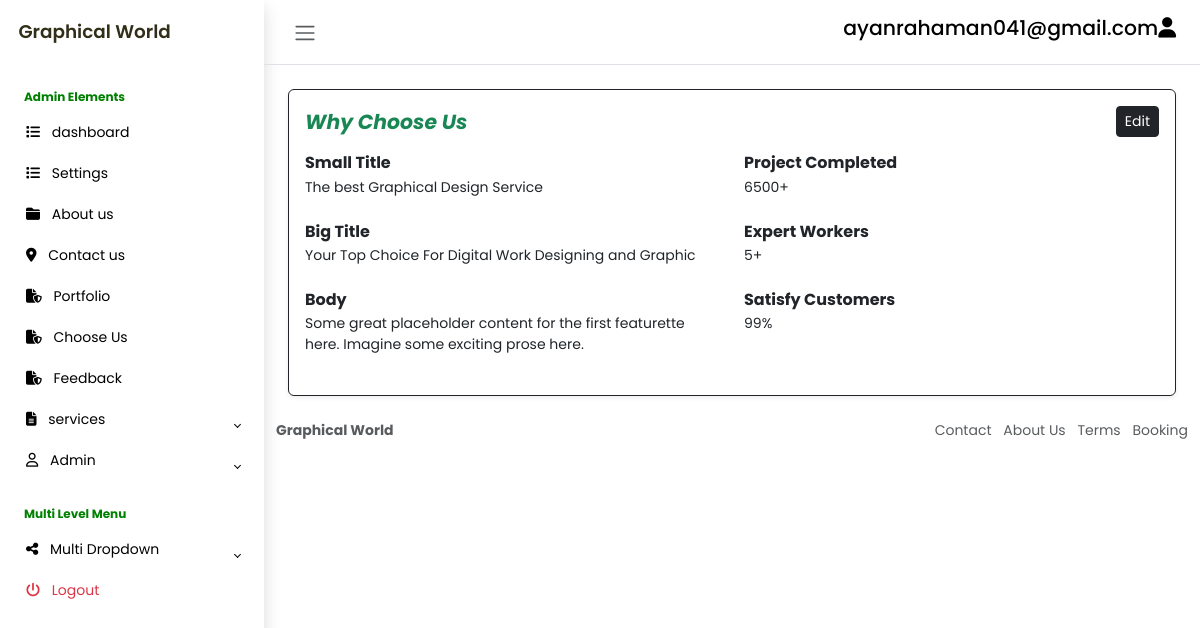
The page /dashboard/choose_us.php (signed in) on the database its author committed.
### tables this page shows
CREATE TABLE `choose_us` (
  `id` int(11) NOT NULL,
  `small_title` varchar(255) DEFAULT NULL,
  `big_title` varchar(255) DEFAULT NULL,
  `body` varchar(255) DEFAULT NULL,
  `p_completed` varchar(255) DEFAULT NULL,
  `e_workers` varchar(255) DEFAULT NULL,
  `s_customer` varchar(255) DEFAULT NULL
);

### dashboard/choose_us.php (the view, shortened to what this page needs)
<!DOCTYPE html>
<html lang="en">
<head>
    <link rel="stylesheet" href="https://cdn.jsdelivr.net/npm/bootstrap@5.3.0-alpha2/dist/css/bootstrap.min.css">
    <link rel="stylesheet" href="css/style.css">
</head>
<body class="">
    <div class="wrapper">
                <?php
                    require_once("extra_content/sidebar.php");
                ?>
        <div class="main">
                <?php
                    require_once("extra_content/navbar.php");
                ?>
                 <div class="col-md-12 col-lg-12 p-4">
                        <div class="p-3 bg-white shadow-sm border border-dark d-flex justify-content-around align-items-center rounded">
                    <div class="card-body">
                        <div class="d-flex align-items-center justify-content-between mb-3">
                            <h4 class="card-title m-0 fw-bold fst-italic text-success">Why Choose Us</h4>
                            <?php
                                       require_once("partials/DBconnect.php");
                                       $sql = "SELECT * FROM choose_us";
                                       $stmt = $connectingDB->query($sql);
                                       while ($Data = $stmt->fetch()) {
                                           $small_title = $Data["small_title"];
                                           $big_title = $Data["big_title"];
                                           $body = $Data["body"];
                                           $p_completed = $Data["p_completed"];
                                           $e_workers = $Data["e_workers"];
                                           $s_customer = $Data["s_customer"];
                                       }
                                       ?>
                            <button type="button" class="btn btn-dark shadow-none btn-sm" data-bs-toggle="modal"
                                data-bs-target="#contacts-s">
                                <i class="bi bi-pencil-square"></i> Edit
                            </button>
                        </div>
                        <div class="row">
                            <div class="col-lg-6">
                                <div class="mb-4">
                                    <h6 class="card-subtitle mb-1 fw-bold">Small Title</h6>
                                    <p class="card-text" id="address"><?php echo $small_title; ?></p>
                                </div>
                                <div class="mb-4">
                                    <h6 class="card-subtitle mb-1 fw-bold">Big Title</h6>
                                    <p class="card-text" id="heading"><?php echo $big_title; ?></p>
                                </div>
                                <div class="mb-4">
                                    <h6 class="card-subtitle mb-1 fw-bold">Body</h6>
                                    <p class="card-text" id="heading"><?php echo $body; ?></p>
                                </div>
                            </div>
                            <div class="col-lg-6">
                                <div class="mb-4">
                                    <h6 class="card-subtitle mb-1 fw-bold">Project Completed</h6>
                                    <p class="card-text" id="address"><?php echo $p_completed; ?>+</p>
                                </div>
                                <div class="mb-4">
                                    <h6 class="card-subtitle mb-1 fw-bold">Expert Workers</h6>
                                    <p class="card-text" id="heading"><?php echo $e_workers; ?>+</p>
                                </div>
                                <div class="mb-4">
                                    <h6 class="card-subtitle mb-1 fw-bold">Satisfy Customers</h6>
                                    <p class="card-text" id="heading"><?php echo $s_customer; ?>%</p>
                                </div>
                            </div>
                        </div>
                </div>
                        </div>
                    </div>
             <?php
                    require_once("extra_content/footer.php");
                ?>
        </div>
    </div>
</body>
</html>

### dashboard/css/style.css (style rules this page uses)
body { font-family: 'Poppins', sans-serif; font-size: 0.875rem; opacity: 1; overflow-y: scroll; margin: 0; }
h4 { font-family: 'Poppins', sans-serif; font-size: 1.275rem; color: var(--bs-emphasis-color); }
.wrapper { align-items: stretch; display: flex; width: 100%; }
.main { display: flex; flex-direction: column; min-height: 100vh; min-width: 0; overflow: hidden; transition: all 0.35s ease-in-out; width: 100%; }

### rows shown on the page
choose_us: small_title "The best Graphical Design Service", big_title "Your Top Choice For Digital Work Designing and Graphic", body "Some great placeholder content for the first featurette here. Imagine some exciting prose here.", p_completed "6500", e_workers "5", s_customer "99"

### other values the page prints
$_SESSION["email"] "ayanrahaman041@gmail.com"
